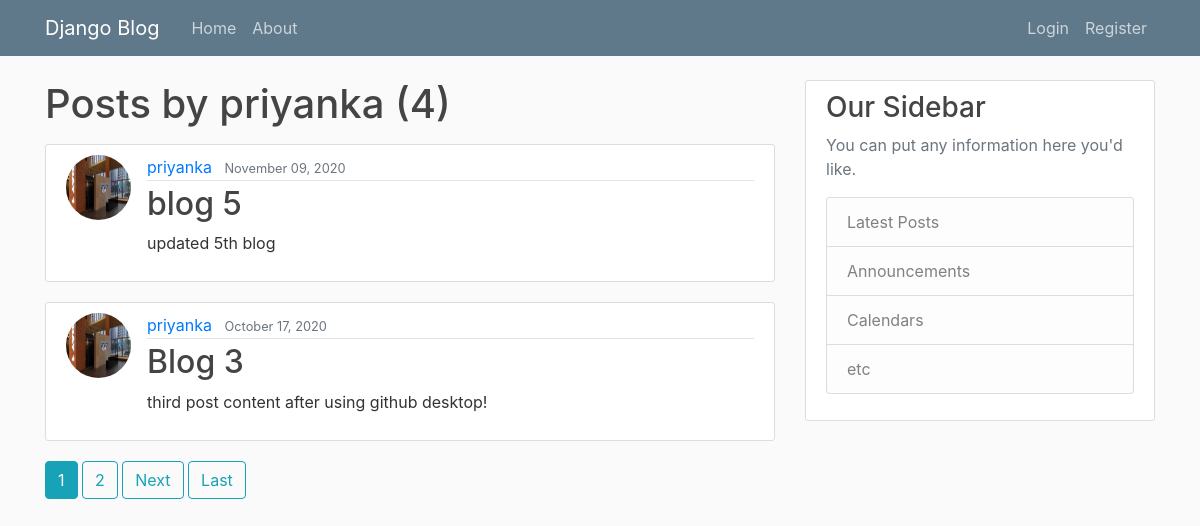
Page /user/priyanka on the earlier database version.
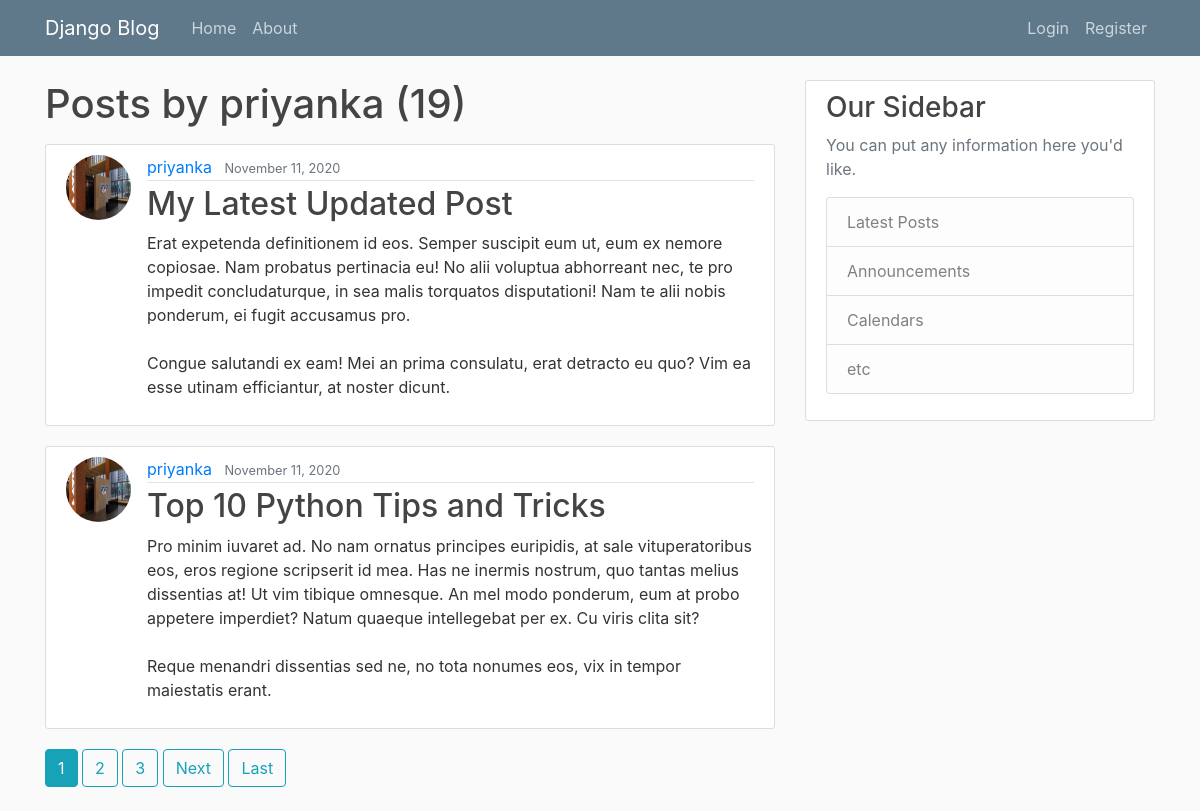
Same page on the later database version.
### blog/models.py (models this page shows, shortened)
class Post(models.Model):
    title = models.CharField(max_length=100)
    content = models.TextField()
    date_posted = models.DateTimeField(default=timezone.now)
    author = models.ForeignKey(User, on_delete=models.CASCADE)

### users/models.py (models this page shows, shortened)
class Profile(models.Model):
    user = models.OneToOneField(User, on_delete=models.CASCADE)
    image = models.ImageField(default='default.jpg', upload_to='profile_pics')

### blog/views.py (the view)
# urls.py: path('user/<str:username>', UserPostListView.as_view(), name='user-posts'),
class UserPostListView(ListView):
    model = Post
    template_name = 'blog/user_posts.html'  # <app>/<model>_<viewtype>.html
    context_object_name = 'posts'
    paginate_by = 2
    def get_queryset(self):
        user = get_object_or_404(User, username=self.kwargs.get('username'))
        return Post.objects.filter(author=user).order_by('-date_posted')

### blog/templates/blog/user_posts.html (shortened to what this page needs)
{% extends "blog/base.html" %}
{% block content %}
<h1 class="mb-3">Posts by {{ view.kwargs.username }} ({{ page_obj.paginator.count }})</h1>
{% for post in posts %}
<article class="media content-section">
    <img class="rounded-circle article-img" src="{{ post.author.profile.image.url }}">
    <div class="media-body">
        <div class="article-metadata">
            <a class="mr-2" href="{% url 'user-posts' post.author.username %}">{{ post.author }}</a>
            <small class="text-muted">{{ post.date_posted|date:"F d, Y" }}</small>
        </div>
        <h2><a class="article-title" href="{% url 'post-detail' post.id %}">{{ post.title }}</a></h2>
        <p class="article-content">{{ post.content }}</p>
    </div>
</article>
{% endfor %}
{% if is_paginated %}
{% for num in page_obj.paginator.page_range %}
{% if page_obj.number == num %}
<a class="btn btn-info mb-4" href="?page={{ num }}">{{ num }}</a>
{% elif num > page_obj.number|add:'-3' and num < page_obj.number|add:'3' %}
<a class="btn btn-outline-info mb-4" href="?page={{ num }}">{{ num }}</a>
{% endif %}
{% endfor %}
{% if page_obj.has_next %}
<a class="btn btn-outline-info mb-4" href="?page={{ page_obj.next_page_number }}">Next</a>
<a class="btn btn-outline-info mb-4" href="?page={{ page_obj.paginator.num_pages }}">Last</a>
{% endif %}
{% endif %}
{% endblock content %}

Differences in the rows shown:
no longer on this page (row unchanged): Post: author.profile.image (picture), author "priyanka", date_posted "November 09, 2020", title "blog 5", content "updated 5th blog"
no longer on this page (row unchanged): Post: author.profile.image (picture), author "priyanka", date_posted "October 17, 2020", title "Blog 3", content "third post content after using github desktop!"
added Post: author.profile.image (picture), author "priyanka", date_posted "November 11, 2020", title "My Latest Updated Post", content "Erat expetenda definitionem id eos. Semper suscipit eum ut, eum ex nemore copiosae. Nam probatus pertinacia eu! No alii voluptua abhorreant nec, te pro impedit concludaturque, in sea malis torquatos disputationi! Nam te alii nobis ponderum, ei fugit accusamus pro. Congue salutandi ex eam! Mei an prima consulatu, erat detracto eu quo? Vim ea esse utinam efficiantur, at noster dicunt."
added Post: author.profile.image (picture), author "priyanka", date_posted "November 11, 2020", title "Top 10 Python Tips and Tricks", content "Pro minim iuvaret ad. No nam ornatus principes euripidis, at sale vituperatoribus eos, eros regione scripserit id mea. Has ne inermis nostrum, quo tantas melius dissentias at! Ut vim tibique omnesque. An mel modo ponderum, eum at probo appetere imperdiet? Natum quaeque intellegebat per ex. Cu viris clita sit? Reque menandri dissentias sed ne, no tota nonumes eos, vix in tempor maiestatis erant."
Other differences:
{{ page_obj.paginator.count }}: "4" → "19"
new list line: "3"
